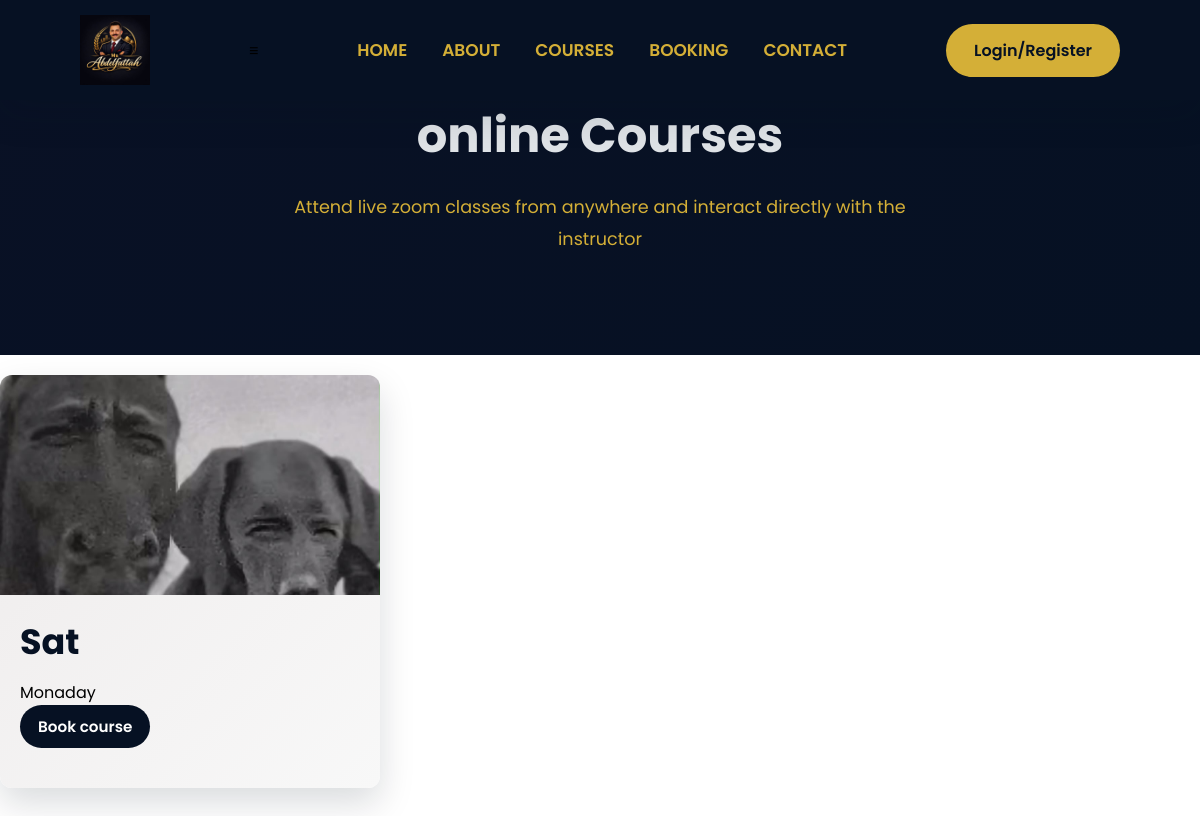
Page /courses/online on the committed database.
### models/course.py (models this page shows)
class Course(db.Model):
    id = db.Column(db.Integer, primary_key=True)
    title = db.Column(db.String(150), nullable=False)
    description = db.Column(db.Text, nullable=False)
    course_type = db.Column(db.String(20), nullable=False)
    image = db.Column(db.String(255), nullable=True)
    is_active = db.Column(db.Boolean, default=True)

### routes/courses.py (the view)
@course.route("/courses/online")
def online_courses():
    courses = Course.query.filter_by(course_type="online").all()
    return render_template("online.html", course=courses)

### templates/online.html (shortened to what this page needs)
{% extends "base.html"%}
{%block body%}
<section class="recorded-page">
    <div class="recorded-header">
       <h1 class="page-title">online Courses</h1>
       <p>Attend live zoom classes from anywhere and interact directly with the instructor</p>
    </div>
</section>
<section  class="recorded-courses">
    <div class="recorded-container">
        <div class="recorded-grid">
          {%for course in course%}
          <div  data-aos="zoom-in" data-aos-delay="300">
            <div class="recorded-card">
                <div class="recorded-img">
                    {%if course.image%}
                      <img src="{{ url_for('static', filename='uploads/'+ course.image) }}" alt="{{course.title}}">
                    {%endif%}
                </div>
                <div class="recorded-content" >
                    <h3>{{course.title}}</h3>
                    <p> {{course.description}}</p>
                    <a href="/booking" class="btn btn-admin"> Book course</a>
                </div>
            </div>
          </div>
          {%endfor%}
        </div>
    </div>
</section>
{%endblock%}

### static/css/style.css (style rules this page uses)
:root { --primary-color:#061123; --secondary-color:#d4af37; --background-color:#dee2e6; --white:#ffffff; --black:#000000; --dark-light:#14213d; --gray:#6c757d; --light-gray:#ced4da; --border-color:#adb5bd; --success:#2ecc71; --danger:#e63946; --warning:#fca311; --card-bg:#ffffff; --card-hover:#f9f9fa; --button-primary:#fca311; --button-hover:#d98c00; --button-dark:#061123; --shadow:0 15px 35px rgba(6, 17, 35,.15); --radius:10px; --trnasition:.35s ease; }
* { margin: 0; padding: 0; box-sizing: border-box; }
body { font-family: 'poppins', sans-serif; background: var(--white); color: var(--black); overflow-x: hidden; }
img { width:100%; display: block; }
a { text-decoration: none; color: inherit; }
.btn { display: inline-block; padding:15px 35px; background: var(--primary-color); color: var(--white); border-radius: 50px; font-weight: 600; transition: var(--trnasition); }
section { padding: 100px 8%; }

### static/css/admin.css (style rules this page uses)
:root { --primary-color:#061123; --secondary-color:#d4af37; --background-color:#dee2e6; --white:#ffffff; --black:#000000; --dark-light:#14213d; --gray:#6c757d; --light-gray:#ced4da; --border-color:#adb5bd; --success:#2ecc71; --danger:#e63946; --warning:#fca311; --shadow:0 15px 35px rgba(6, 17, 35,.15); --radius:12px; --transition:.35s ease; }
* { margin: 0; padding: 0; box-sizing: border-box; }
body { background: var(--white); color: var(--black); overflow-x: hidden; }
.btn-admin { display: inline-flex; align-items: center; justify-content: center; gap: 8px; padding:10px 18px; border: none; border-radius: 50px; font-size: .95rem; cursor: pointer; font-weight: 600; text-decoration: none; transition: var(--trnasition); }
.recorded-page { background: linear-gradient(135deg, #091125, #061123); padding: 100PX 8%; text-align: center; }
.recorded-header h1 { color: #dee2e6; font-size: 3rem; font-weight: 700; margin-bottom: 20px; }
.recorded-header p { max-width: 700px; margin: 0 auto; font-size: 1.1rem; line-height: 1.8; color: var(--secondary-color); }
.recorded-courses { padding: 20px 0 80px; }
.recorded-grid { display: grid; grid-template-columns: repeat(3,1fr); gap: 30px; }
.recorded-card { background: linear-gradient(135deg, #eeebeb, #f8f8f8); border-radius: var(--radius); overflow: hidden; box-shadow: var(--shadow); transition: var(--transition); }
.recorded-img { width: 100%; height: 220px; }
.recorded-img img { width: 100%; height: 100%; object-fit: cover; }
.recorded-content { padding: 20px; }
.recorded-content h3 { color: var(--primary-color); font-size: 35px; margin-bottom: 12px; }

### rows in the picture
Course: image (picture), title "Sat", description "Monaday"
